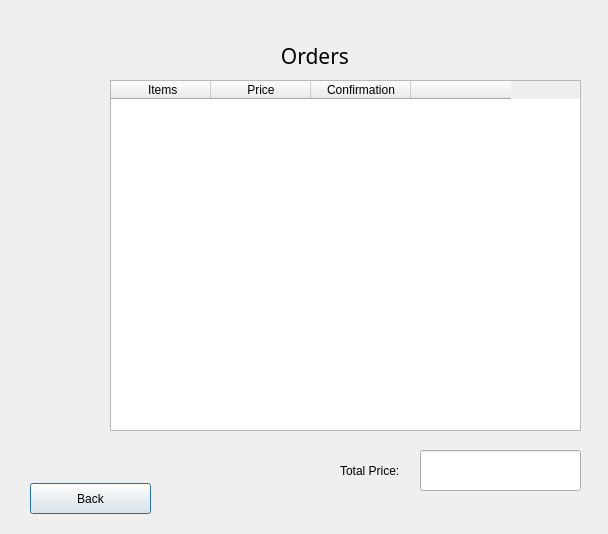
<?xml version="1.0" encoding="UTF-8"?>
<ui version="4.0">
 <class>CustCart</class>
 <widget class="QDialog" name="CustCart">
  <property name="geometry">
   <rect>
    <x>0</x>
    <y>0</y>
    <width>608</width>
    <height>534</height>
   </rect>
  </property>
  <property name="windowTitle">
   <string>Dialog</string>
  </property>
  <widget class="QLabel" name="label_2">
   <property name="geometry">
    <rect>
     <x>340</x>
     <y>450</y>
     <width>71</width>
     <height>41</height>
    </rect>
   </property>
   <property name="text">
    <string>Total Price:</string>
   </property>
  </widget>
  <widget class="QLabel" name="label">
   <property name="geometry">
    <rect>
     <x>270</x>
     <y>40</y>
     <width>181</width>
     <height>31</height>
    </rect>
   </property>
   <property name="font">
    <font>
     <family>Franklin Gothic Heavy</family>
     <pointsize>16</pointsize>
    </font>
   </property>
   <property name="text">
    <string>  Orders</string>
   </property>
  </widget>
  <widget class="QPushButton" name="pushButton">
   <property name="geometry">
    <rect>
     <x>30</x>
     <y>483</y>
     <width>121</width>
     <height>31</height>
    </rect>
   </property>
   <property name="text">
    <string>Back</string>
   </property>
  </widget>
  <widget class="QLineEdit" name="lineEdit">
   <property name="geometry">
    <rect>
     <x>420</x>
     <y>450</y>
     <width>161</width>
     <height>41</height>
    </rect>
   </property>
  </widget>
  <widget class="QTableWidget" name="tableWidget">
   <property name="geometry">
    <rect>
     <x>110</x>
     <y>80</y>
     <width>471</width>
     <height>351</height>
    </rect>
   </property>
   <column>
    <property name="text">
     <string>                           Items                          </string>
    </property>
   </column>
   <column>
    <property name="text">
     <string>Price</string>
    </property>
   </column>
   <column>
    <property name="text">
     <string>Confirmation</string>
    </property>
   </column>
   <column>
    <property name="text">
     <string/>
    </property>
   </column>
  </widget>
 </widget>
 <resources/>
 <connections/>
</ui>
